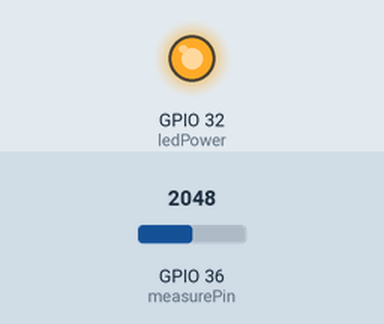
Simulated run of this sketch. Board: ESP32. On the bench: output pins drawn as LEDs (lit = HIGH). Inputs (shaded band) come from the test bench; at power-on: GPIO 36 (measurePin) = 2048. What the sketch prints to the serial monitor is not drawn.

Above: at 0.2 s.
Timing chart, 0 to 40.0 s (numbered marks = the images above):
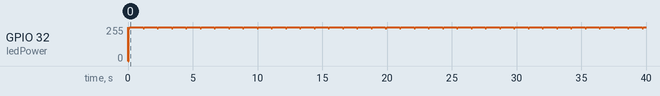

The sketch:

sensor_input.ino
```cpp
#include "Arduino.h"

int measurePin = 36; // Input pin
int ledPower = 32;   // Output pin

int samplingTime = 280; // 0.28ms
int deltaTime = 40;     //0.04ms
int sleepTime = 9680;   // 9.68ms

float voMeasured = 0;
float calcVoltage = 0;
float dustDensity = 0;

void setup()
{
  Serial.begin(9600);
  pinMode(ledPower, OUTPUT);
}

void loop()
{
  Serial.println(getAverage());
  delay(1000);
}

int getAverage()
{
    int total = 0;
    int count = 0;

  for (int i=0; i < 10; i++){
    digitalWrite(ledPower, LOW); // power on the LED
    delayMicroseconds(samplingTime);

    voMeasured = analogRead(measurePin); // read the dust value

    delayMicroseconds(deltaTime);
    digitalWrite(ledPower, HIGH); // turn the LED off
    delayMicroseconds(sleepTime);

    calcVoltage = voMeasured * (3.3 / 1024.0); // Mapping voltage to a value between 0-1024

    dustDensity = 170 * calcVoltage - 0.1;

    if (dustDensity >= 0)
    {
      total += dustDensity;
      count += 1;
    }
 }

  if (count == 0)
    {
      return -1;
    }
  return (total / count);
}
```
